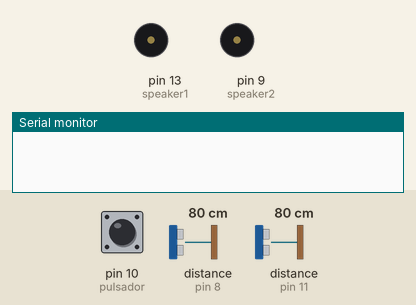
Recording of a sketch running on a simulated Arduino Uno, built with avr-gcc and run on an emulated ATmega328P. On the bench: buzzer (waves = sounding, pin HIGH), the last lines printed to the serial monitor. The inputs (shaded band) are chosen by the test bench; at power-on: pin 10 (pulsador) LOW, distance to the obstacle (sensors on pin 8, pin 11) 80 cm. The echo pulse lasts 58.3 µs per cm; storage starts empty; pins used as bus, display or sensor lines are not drawn.

Above: at 1.2 s.
1.3 s: pin 10 (pulsador) pulled HIGH for 0.15 s
2.9 s: pin 10 (pulsador) driven HIGH
5.9 s: distance to the obstacle (sensor on pin 8) set to 54 cm
8.9 s: distance to the obstacle (sensor on pin 8) set to 47 cm
At 9.3 s:
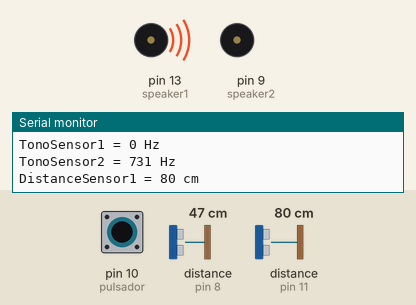
10.4 s: distance to the obstacle (sensor on pin 11) set to 52 cm
13.4 s: distance to the obstacle (sensor on pin 11) set to 47 cm
Timing chart, 0 to 16.4 s (numbered marks = the images above; inputs shaded):
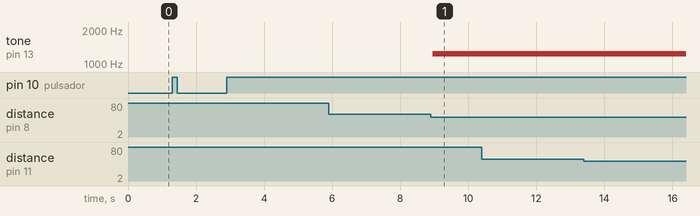

Measured:
- the behaviour switches between 50 and 49 cm on distance to the obstacle (sensor on pin 8) (found by bisection; images 0 and 1)
- after the input at 8.9 s, tone on pin 13 (speaker1): silent → 1231 Hz after 0.06 s

The sketch:

v4.0.ino
```cpp
#include <SD.h>

#define MIN_DISTANCIA 50
#define FRECUENCIA_ADDED 500


/* https://www.luisllamas.es/reproducir-sonidos-arduino-buzzer-pasivo-altavoz/ */

int echoSensor1 = 11; // Pin para echo
int triggerSensor1 = 12; // Pin para trigger
int speaker1 = 13; // Pin para el buzzer unsigned long tiempoRespuesta; unsigned long distancia; float freqRad; int tono;


int echoSensor2 = 8; // Pin para echo
int triggerSensor2 = 7; // Pin para trigger
int speaker2 = 9;

int tonoSensor1;
int tonoSensor2;
unsigned long distanciaSensor1;
unsigned long distanciaSensor2;
unsigned long tiempoRespuestaSensor1;
unsigned long tiempoRespuestaSensor2;
float freqRadSensor1;
float freqRadSensor2;

const int pulsador = 10;


File fileS1;
File fileS2;

String bufferS1;
String bufferS2;

/*Tarjeta sd*/

int cs = 6;
int sck = 5;
int mosi = 4;
int miso = 3;
int vcc = 2;


void setup() {
  SD.begin(6);
  pinMode(speaker1, OUTPUT);
  pinMode(triggerSensor1, OUTPUT);
  pinMode(echoSensor1, INPUT);

  pinMode(speaker2, OUTPUT);
  pinMode(triggerSensor2, OUTPUT);
  pinMode(echoSensor2, INPUT);

  pinMode(pulsador, INPUT);


  // Begin Serial communication at a baudrate of 9600:
  Serial.begin(9600);

  fileS1 = SD.open("S1.txt");
  fileS2 = SD.open("S2.txt");

}

void loop() {

  int valorPulsador = digitalRead(pulsador);

  if (valorPulsador == HIGH) { // Grabar

    fileS1.close();
    fileS2.close();

    SD.open("S1.txt");
    SD.open("S2.txt");

    // SENSOR1
    digitalWrite(triggerSensor1, HIGH); // Enviamos pulso de 10 microsegundos delayMicroseconds(10);
    digitalWrite(triggerSensor1, LOW);

    tiempoRespuestaSensor1 = pulseIn(echoSensor1, HIGH); // Y esperamos pulso de vuelta
    distanciaSensor1 = tiempoRespuestaSensor1/58; // Calculo de distancia en cm

    if (distanciaSensor1 < MIN_DISTANCIA) {
      freqRadSensor1 = sin(distanciaSensor1*(3.14/180)); // Pasamos frecuencia a radianes
      tonoSensor1 = (int(freqRadSensor1*1000)); // calculamos el tono
      // tone(speaker, tonoSensor1);
      tone(speaker1, tonoSensor1+FRECUENCIA_ADDED);
      fileS1.println(tonoSensor1+FRECUENCIA_ADDED);
    } else {
      noTone(speaker1);
    }

    // SENSOR2
    digitalWrite(triggerSensor2, HIGH); // Enviamos pulso de 10 microsegundos delayMicroseconds(10);
    digitalWrite(triggerSensor2, LOW);

    tiempoRespuestaSensor2 = pulseIn(echoSensor2, HIGH); // Y esperamos pulso de vuelta
    distanciaSensor2 = tiempoRespuestaSensor2/58; // Calculo de distancia en cm

    if (distanciaSensor2 < MIN_DISTANCIA) {
      freqRadSensor2 = sin(distanciaSensor2*(3.14/180)); // Pasamos frecuencia a radianes
      tonoSensor2 = (int(freqRadSensor2*1000)); // calculamos el tono
      // tone(speaker, tonoSensor2);
      tone(speaker2, tonoSensor2+FRECUENCIA_ADDED);
      fileS2.println(tonoSensor2+FRECUENCIA_ADDED);
    } else {
      noTone(speaker2);
    }


    // Print the distance on the Serial Monitor (Ctrl+Shift+M):
    Serial.print("DistanceSensor1 = ");
    Serial.print(distanciaSensor1);
    Serial.println(" cm");

    Serial.print("DistanceSensor2 = ");
    Serial.print(distanciaSensor2);
    Serial.println(" cm");

    Serial.print("TonoSensor1 = ");
    Serial.print(tonoSensor1);
    Serial.println(" Hz");

    Serial.print("TonoSensor2 = ");
    Serial.print(tonoSensor2);
    Serial.println(" Hz");

  }
  else { // Reproducir
    fileS1.close();
    fileS2.close();

    SD.open("S1.txt");
    SD.open("S2.txt");

      while (fileS1.available() && fileS2.available()) {
        bufferS1 = fileS1.readStringUntil('\n');
        bufferS2 = fileS2.readStringUntil('\n');


        char strArrayS1[bufferS1.length()];
        bufferS1.toCharArray(strArrayS1, bufferS1.length());
        char* tokenS1 = strtok(strArrayS1, " ");

        char strArrayS2[bufferS2.length()];
        bufferS2.toCharArray(strArrayS2, bufferS2.length());
        char* tokenS2 = strtok(strArrayS2, " ");


        tone(speaker1, atoi(tokenS1));
        tone(speaker2, atoi(tokenS2));

      }

  }


}
```
